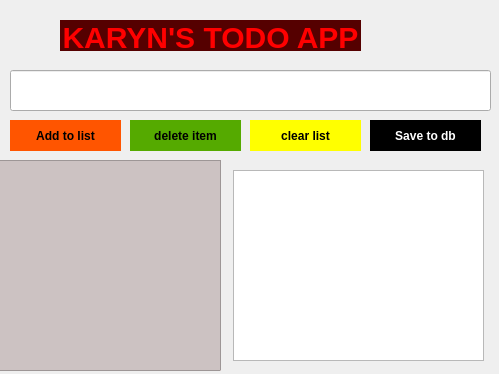
<?xml version="1.0" encoding="UTF-8"?>
<ui version="4.0">
 <class>Form</class>
 <widget class="QWidget" name="Form">
  <property name="geometry">
   <rect>
    <x>0</x>
    <y>0</y>
    <width>499</width>
    <height>374</height>
   </rect>
  </property>
  <property name="font">
   <font>
    <weight>75</weight>
    <bold>true</bold>
   </font>
  </property>
  <property name="windowTitle">
   <string>Form</string>
  </property>
  <property name="styleSheet">
   <string notr="true">border-raduis:20px;</string>
  </property>
  <widget class="QLineEdit" name="input">
   <property name="geometry">
    <rect>
     <x>10</x>
     <y>70</y>
     <width>481</width>
     <height>41</height>
    </rect>
   </property>
  </widget>
  <widget class="QListWidget" name="list">
   <property name="geometry">
    <rect>
     <x>-10</x>
     <y>160</y>
     <width>231</width>
     <height>211</height>
    </rect>
   </property>
   <property name="styleSheet">
    <string notr="true">
background-color: rgb(204, 194, 194);</string>
   </property>
  </widget>
  <widget class="QPushButton" name="addbtn">
   <property name="geometry">
    <rect>
     <x>10</x>
     <y>120</y>
     <width>111</width>
     <height>31</height>
    </rect>
   </property>
   <property name="styleSheet">
    <string notr="true">background-color: rgb(255, 85, 0);
border:0;</string>
   </property>
   <property name="text">
    <string>Add to list</string>
   </property>
  </widget>
  <widget class="QPushButton" name="deletebtn">
   <property name="geometry">
    <rect>
     <x>130</x>
     <y>120</y>
     <width>111</width>
     <height>31</height>
    </rect>
   </property>
   <property name="styleSheet">
    <string notr="true">background-color: rgb(85, 170, 0);
border:0;</string>
   </property>
   <property name="text">
    <string>delete item</string>
   </property>
  </widget>
  <widget class="QPushButton" name="clearbtn">
   <property name="geometry">
    <rect>
     <x>250</x>
     <y>120</y>
     <width>111</width>
     <height>31</height>
    </rect>
   </property>
   <property name="styleSheet">
    <string notr="true">background-color: rgb(255, 255, 0);
border:0;
border-raduis:20px;</string>
   </property>
   <property name="text">
    <string>clear list</string>
   </property>
  </widget>
  <widget class="QLabel" name="label">
   <property name="geometry">
    <rect>
     <x>60</x>
     <y>20</y>
     <width>301</width>
     <height>31</height>
    </rect>
   </property>
   <property name="styleSheet">
    <string notr="true">background-color: rgb(85, 0, 0);
font-size:30px;
color: rgb(255, 0, 0);
font-weight:70px;</string>
   </property>
   <property name="text">
    <string>KARYN'S TODO APP</string>
   </property>
   <property name="textFormat">
    <enum>Qt::RichText</enum>
   </property>
   <property name="alignment">
    <set>Qt::AlignCenter</set>
   </property>
  </widget>
  <widget class="QPushButton" name="db_btn">
   <property name="geometry">
    <rect>
     <x>370</x>
     <y>120</y>
     <width>111</width>
     <height>31</height>
    </rect>
   </property>
   <property name="styleSheet">
    <string notr="true">background-color: rgb(0, 0, 0);
border:0;
border-raduis:20px;
color: rgb(255, 255, 255);</string>
   </property>
   <property name="text">
    <string>Save to db</string>
   </property>
  </widget>
  <widget class="QTextEdit" name="label_2">
   <property name="geometry">
    <rect>
     <x>233</x>
     <y>170</y>
     <width>251</width>
     <height>191</height>
    </rect>
   </property>
  </widget>
 </widget>
 <resources/>
 <connections/>
</ui>
